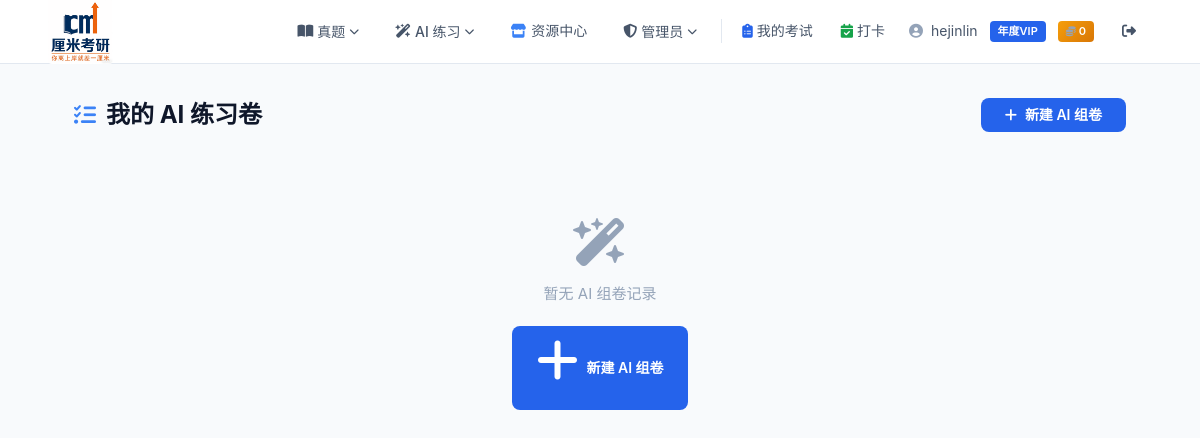
Page /ai-test/list/ (signed in) on the earlier database version.
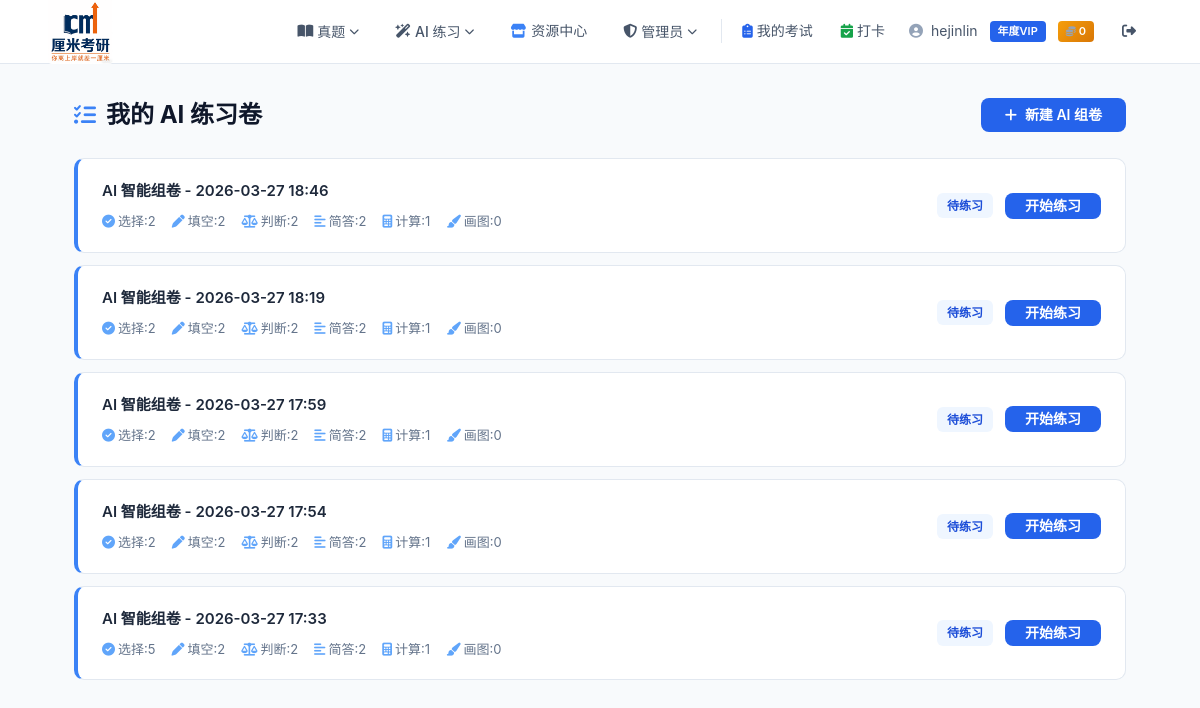
Same page on the later database version.
### ai_test/models.py (models this page shows, shortened)
class AIExam(models.Model):
    STATUS_CHOICES = [
        ("pending", "生成中"),
        ("completed", "待练习"),
        ("taking", "作答中"),
        ("submitted", "已提交"),
    ]
    user = models.ForeignKey(settings.AUTH_USER_MODEL, on_delete=models.CASCADE, verbose_name="用户")
    subject = models.ForeignKey("kaoyan_app.Subject", on_delete=models.CASCADE, verbose_name="专业课")
    status = models.CharField(max_length=20, choices=STATUS_CHOICES, default="pending", verbose_name="状态")
    task_id = models.CharField(max_length=100, null=True, blank=True, verbose_name="异步任务ID")
    created_at = models.DateTimeField(auto_now_add=True, verbose_name="创建时间")
    completed_at = models.DateTimeField(null=True, blank=True, verbose_name="生成完成时间")
    started_at = models.DateTimeField(null=True, blank=True, verbose_name="开始作答时间")
    duration_seconds = models.IntegerField(default=0, verbose_name="作答时长(秒)")
    score = models.IntegerField(default=0, verbose_name="客观题得分")
    total_objective_score = models.IntegerField(default=0, verbose_name="客观题总分")
    choice_count = models.IntegerField(default=0, verbose_name="选择题数量")
    fill_count = models.IntegerField(default=0, verbose_name="填空题数量")
    judge_count = models.IntegerField(default=0, verbose_name="判断题数量")
    short_count = models.IntegerField(default=0, verbose_name="简答题数量")
    calc_count = models.IntegerField(default=0, verbose_name="计算题数量")
    draw_count = models.IntegerField(default=0, verbose_name="画图题数量")
    class Meta:
        verbose_name = "AI智能试卷"
        verbose_name_plural = "AI智能试卷"
        ordering = ["-created_at"]

### kaoyan_project/vip_utils.py (the view)
    @login_required
    def wrapper(request, *args, **kwargs):
        if not request.user.is_vip():
            return redirect(
                reverse("user:vip") + "?from=" + view_func.__name__
            )
        return view_func(request, *args, **kwargs)

### ai_test/views.py (called while the page is built)
@vip_required
def ai_exam_list(request):
    exams = AIExam.objects.filter(user=request.user).order_by("-created_at")
    return render(request, "ai_test/ai_exam_list.html", {"exams": exams})

### kaoyan_project/vip_utils.py (called while the page is built, shortened)
def vip_required(view_func):
    @login_required
    def wrapper(request, *args, **kwargs):
        if not request.user.is_vip():
            return redirect(
                reverse("user:vip") + "?from=" + view_func.__name__
            )
        return view_func(request, *args, **kwargs)
    wrapper.__name__ = view_func.__name__
    wrapper.__doc__ = view_func.__doc__
    return wrapper

def vip_context(request):
    user = request.user
    if user.is_authenticated:
        is_vip = user.is_vip()
        vip_label = dict(user.VIP_CHOICES).get(user.vip_level, "")
        return {
            "is_vip": is_vip,
            "vip_label": vip_label,
            "is_free_user": not is_vip,
            "user_coins": user.coins,
        }

### user/models.py (called while the page is built)
    def is_vip(self):
        if self.vip_level == 0:
            return False
        if self.vip_expire_date is None:
            return False
        from django.utils import timezone
        return self.vip_expire_date > timezone.now()

### ai_test/templates/ai_test/ai_exam_list.html (shortened to what this page needs)
{% extends "user/base.html" %}
{% block content %}
<div class="list-header">
    <h1 class="page-title" style="margin:0;"><i class="fa-solid fa-list-check"></i> 我的 AI 练习卷</h1>
    <a href="{% url 'ai_test:ai_exam_create' %}" class="btn btn-primary"><i class="fa-solid fa-plus"></i> 新建 AI 组卷</a>
</div>
{% if exams %}
<div id="exam-list-container">
    {% for exam in exams %}
    <div class="card exam-item status-{{ exam.status }}" data-exam-id="{{ exam.id }}">
        <div class="exam-info">
            <h3>AI 智能组卷 - {{ exam.created_at|date:"Y-m-d H:i" }}</h3>
            <div class="exam-meta">
                <span><i class="fa-solid fa-circle-check" style="margin-right:3px;color:var(--blue-400);"></i>选择:{{ exam.choice_count }}</span>
                <span><i class="fa-solid fa-pen" style="margin-right:3px;color:var(--blue-400);"></i>填空:{{ exam.fill_count }}</span>
                <span><i class="fa-solid fa-scale-balanced" style="margin-right:3px;color:var(--blue-400);"></i>判断:{{ exam.judge_count }}</span>
                <span><i class="fa-solid fa-align-left" style="margin-right:3px;color:var(--blue-400);"></i>简答:{{ exam.short_count }}</span>
                <span><i class="fa-solid fa-calculator" style="margin-right:3px;color:var(--blue-400);"></i>计算:{{ exam.calc_count }}</span>
                <span><i class="fa-solid fa-paintbrush" style="margin-right:3px;color:var(--blue-400);"></i>画图:{{ exam.draw_count }}</span>
            </div>
        </div>
        <div class="exam-actions" id="actions-{{ exam.id }}">
            {% if exam.status == 'pending' %}
            <span class="badge badge-gray" style="display:inline-flex;align-items:center;gap:6px;"><span class="spinner"></span> 大模型生成中...</span>
            {% elif exam.status == 'completed' %}
            <div style="display:flex;align-items:center;gap:12px;">
                <span class="badge badge-blue">待练习</span>
                <a href="{% url 'ai_test:ai_exam_take' exam.id %}" class="btn btn-primary" style="padding:6px 20px;font-size:14px;">开始练习</a>
            </div>
            {% elif exam.status == 'taking' %}
            <div style="display:flex;align-items:center;gap:12px;">
                <span class="badge badge-green"><i class="fa-solid fa-pen" style="margin-right:3px;"></i>作答中</span>
                <a href="{% url 'ai_test:ai_exam_take' exam.id %}" class="btn btn-primary" style="padding:6px 20px;font-size:14px;">继续作答</a>
            </div>
            {% elif exam.status == 'submitted' %}
            <div style="display:flex;align-items:center;gap:12px;">
                <span class="badge badge-gray">已提交 · {{ exam.score }}/{{ exam.total_objective_score }}</span>
                <a href="{% url 'ai_test:ai_exam_result' exam.id %}" class="btn btn-outline" style="padding:6px 20px;font-size:14px;">查看成绩</a>
            </div>
            {% endif %}
        </div>
    </div>
    {% endfor %}
</div>
{% else %}
<div class="empty-state">
    <i class="fa-solid fa-wand-magic-sparkles"></i>
    <p>暂无 AI 组卷记录</p>
    <div style="margin-top:20px;"><a href="{% url 'ai_test:ai_exam_create' %}" class="btn btn-primary"><i class="fa-solid fa-plus"></i> 新建 AI 组卷</a></div>
</div>
{% endif %}
{% endblock %}

Differences in the rows shown:
added AIExam: created_at "2026-03-27 18:46", choice_count "2", fill_count "2", judge_count "2", short_count "2", calc_count "1", draw_count "0", status "待练习"
added AIExam: created_at "2026-03-27 18:19", choice_count "2", fill_count "2", judge_count "2", short_count "2", calc_count "1", draw_count "0", status "待练习"
added AIExam: created_at "2026-03-27 17:59", choice_count "2", fill_count "2", judge_count "2", short_count "2", calc_count "1", draw_count "0", status "待练习"
added AIExam: created_at "2026-03-27 17:54", choice_count "2", fill_count "2", judge_count "2", short_count "2", calc_count "1", draw_count "0", status "待练习"
added AIExam: created_at "2026-03-27 17:33", choice_count "5", fill_count "2", judge_count "2", short_count "2", calc_count "1", draw_count "0", status "待练习"
Other differences:
text no longer shown: "暂无 AI 组卷记录 新建 AI 组卷"
